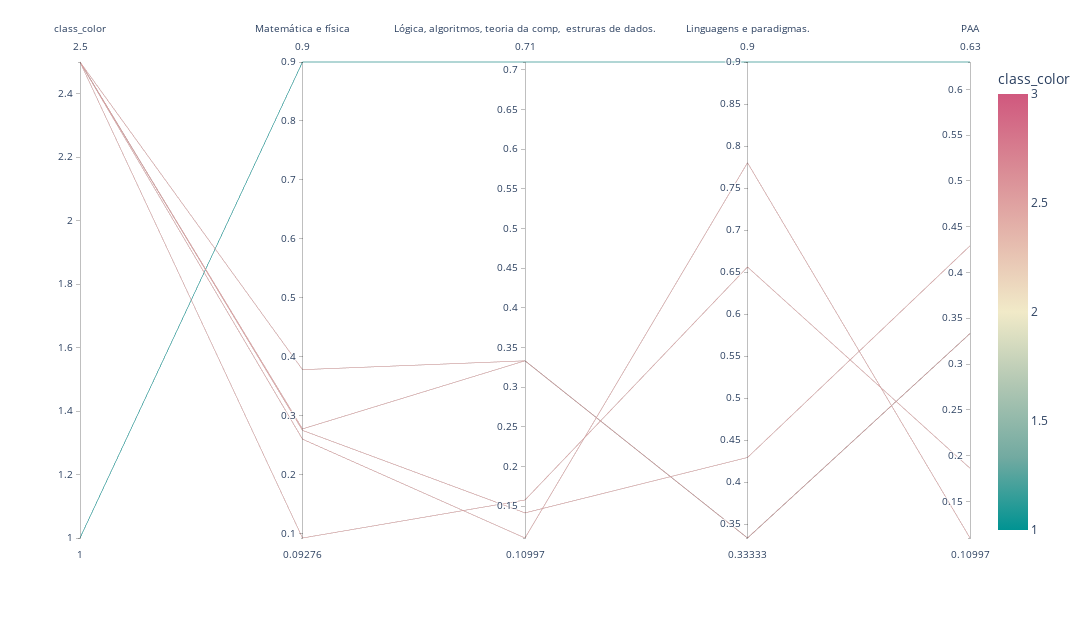

This figure's notebook cell:
### Markdown cell above
### 10.3 Realiza o pollarplot das visões

### Code cell
# Obtém os valores para serem inseridos nessa visualização
student_1 = list(notas_aluno.values())
teachers = mongo_competences[notas_aluno.keys()].values.tolist()

cols:List = ["class_color", *list(notas_aluno.keys())]
df = pd.DataFrame(columns=cols)

# add for teachers
for i,v in enumerate(teachers):
    nl = [2.5, *v]
    df = df.append(pd.DataFrame([nl], columns=cols), ignore_index=True)

# add for student
df = df.append( pd.DataFrame([[1.0, *student_1]], columns=cols), ignore_index=True)

# Generate the plot itself
Plot.parallel_plot(df, "class_color", show=False)

### Figure 1 — Plotly figure (JSON) as saved in the notebook; plotly's stock layout.template omitted (floating-point values rounded to 4 significant figures)
{"data": [{"dimensions": [{"label": "class_color", "values": [2.5, 2.5, 2.5, 2.5, 2.5, 1]}, {"label": "Matemática e física", "values": [0.2604, 0.3783, 0.09276, 0.2753, 0.2778, 0.9]}, {"label": "Lógica, algoritmos, teoria da comp,  estruras de dados.", "values": [0.11, 0.3333, 0.1579, 0.1416, 0.3333, 0.71]}, {"label": "Linguagens e paradigmas.", "values": [0.7801, 0.3333, 0.656, 0.4292, 0.3333, 0.9]}, {"label": "PAA", "values": [0.11, 0.3333, 0.1862, 0.4292, 0.3333, 0.63]}], "domain": {"x": [0, 1], "y": [0, 1]}, "line": {"color": [2.5, 2.5, 2.5, 2.5, 2.5, 1], "coloraxis": "coloraxis"}, "name": "", "type": "parcoords"}], "layout": {"coloraxis": {"cmid": 2, "colorbar": {"title": {"text": "class_color"}}, "colorscale": [[0, "rgb(0, 147, 146)"], [0.1667, "rgb(114, 170, 161)"], [0.3333, "rgb(177, 199, 179)"], [0.5, "rgb(241, 234, 200)"], [0.6667, "rgb(229, 185, 173)"], [0.8333, "rgb(217, 137, 148)"], [1, "rgb(208, 88, 126)"]]}, "height": 620, "legend": {"tracegroupgap": 0}, "margin": {"t": 60}, "width": 1200}}
